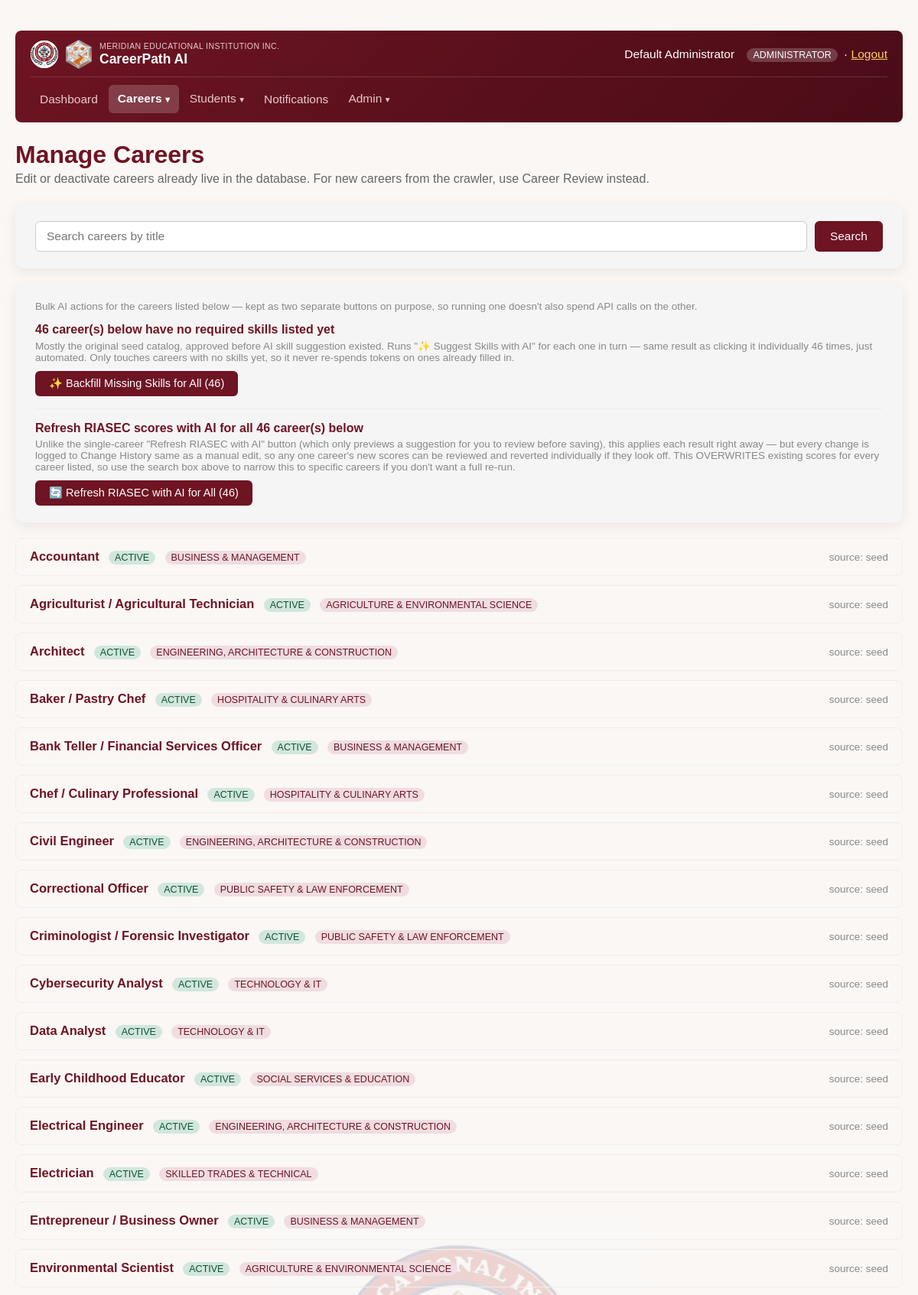
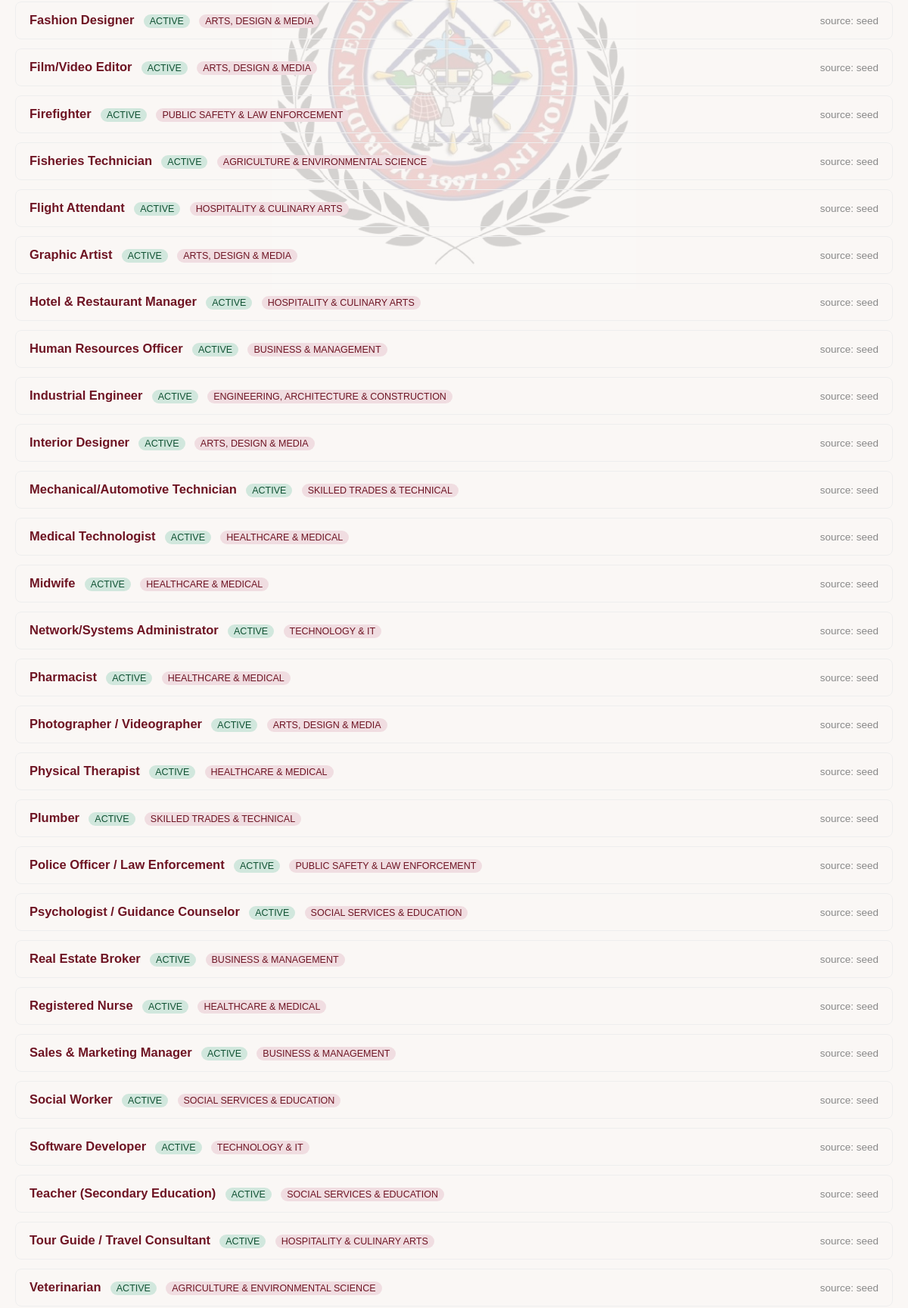
Page /php/careers_manage.php (signed in, upper part) on the committed database (2 pictures, top to bottom).
### tables this page shows
CREATE TABLE careers (
    career_id           INT AUTO_INCREMENT PRIMARY KEY,
    career_title         VARCHAR(150) NOT NULL,
     
     
     
     
     
     
     
    career_category      VARCHAR(100) NULL,
    description          TEXT,
    daily_task           TEXT,
    educational_pathway  VARCHAR(255),
     
     
     
     
     
     
     
    key_subjects         VARCHAR(255) NULL,
    r_score              INT NOT NULL,  
    i_score              INT NOT NULL,  
    a_score              INT NOT NULL,  
    s_score              INT NOT NULL,  
    e_score              INT NOT NULL,  
    c_score              INT NOT NULL,  
    source               VARCHAR(50) DEFAULT 'seed',
     
     
     
     
     
    career_scope         ENUM('local','international') NOT NULL DEFAULT 'local',
     
     
     
    status               ENUM('active','pending','inactive') DEFAULT 'active',
    created_at           TIMESTAMP DEFAULT CURRENT_TIMESTAMP,
     
     
     
    updated_at           TIMESTAMP NOT NULL DEFAULT CURRENT_TIMESTAMP ON UPDATE CURRENT_TIMESTAMP
);

### php/careers_manage.php (the view, shortened to what this page needs)
<?php
require_once __DIR__ . '/change_log_helper.php';
$pdo = get_db();
$refreshedCareerId = null;
$search = trim($_GET['q'] ?? '');
if ($search !== '') {
    $stmt = $pdo->prepare("SELECT * FROM careers WHERE career_title LIKE :like ORDER BY career_title LIMIT 200");
    $stmt->execute(['like' => '%' . $search . '%']);
} else {
    $stmt = $pdo->query("SELECT * FROM careers ORDER BY career_title LIMIT 200");
}
$careers = $stmt->fetchAll();
$skillsByCareer = [];
$missingSkillsCareerIds = [];
foreach ($careers as $c) {
    if (empty($skillsByCareer[$c['career_id']])) {
        $missingSkillsCareerIds[] = (int) $c['career_id'];
    }
}
$allCareerIds = array_map('intval', array_column($careers, 'career_id'));
?>
<!DOCTYPE html>
<html lang="en">
<head>
</head>
<body>
    <img src="assets/img/logo.png" alt="" class="site-watermark">
    <div class="wrap">
        <?php require __DIR__ . '/nav.php'; ?>
        <h1>Manage Careers</h1>
        <p class="subtitle">Edit or deactivate careers already live in the database. For new careers from the crawler, use Career Review instead.</p>
        <div class="panel">
            <form class="search-form" method="GET">
                <input type="text" name="q" value="<?= htmlspecialchars($search) ?>" placeholder="Search careers by title">
                <button type="submit">Search</button>
            </form>
        </div>
        <?php if ($missingSkillsCareerIds || $allCareerIds): ?>
            <div class="panel">
                <p style="margin:0 0 14px;font-size:13.5px;color:#888;">Bulk AI actions for the careers listed below — kept as two separate buttons on purpose, so running one doesn't also spend API calls on the other.</p>
                <?php if ($missingSkillsCareerIds): ?>
                    <div id="bulk-skill-fill-panel" style="padding-bottom:16px;margin-bottom:16px;border-bottom:1px solid #eee;">
                        <div style="display:flex;align-items:center;justify-content:space-between;flex-wrap:wrap;gap:10px;">
                            <div>
                                <strong style="color:#6e1423;"><?= count($missingSkillsCareerIds) ?> career(s) below have no required skills listed yet</strong>
                                <p style="margin:4px 0 0;font-size:13.5px;color:#888;">Mostly the original seed catalog, approved before AI skill suggestion existed. Runs "✨ Suggest Skills with AI" for each one in turn — same result as clicking it individually <?= count($missingSkillsCareerIds) ?> times, just automated. Only touches careers with no skills yet, so it never re-spends tokens on ones already filled in.</p>
                            </div>
                            <button type="button" id="bulk-skill-fill-btn" class="btn btn-primary" style="white-space:nowrap;">✨ Backfill Missing Skills for All (<?= count($missingSkillsCareerIds) ?>)</button>
                        </div>
                    </div>
                <?php endif; ?>
                <?php if ($allCareerIds): ?>
                    <div id="bulk-riasec-refresh-panel">
                        <div style="display:flex;align-items:center;justify-content:space-between;flex-wrap:wrap;gap:10px;">
                            <div>
                                <strong style="color:#6e1423;">Refresh RIASEC scores with AI for all <?= count($allCareerIds) ?> career(s) below</strong>
                                <p style="margin:4px 0 0;font-size:13.5px;color:#888;">Unlike the single-career "Refresh RIASEC with AI" button (which only previews a suggestion for you to review before saving), this applies each result right away — but every change is logged to Change History same as a manual edit, so any one career's new scores can be reviewed and reverted individually if they look off. This OVERWRITES existing scores for every career listed, so use the search box above to narrow this to specific careers if you don't want a full re-run.</p>
                            </div>
                            <button type="button" id="bulk-riasec-refresh-btn" class="btn btn-primary" style="white-space:nowrap;">🔄 Refresh RIASEC with AI for All (<?= count($allCareerIds) ?>)</button>
                        </div>
                    </div>
                <?php endif; ?>
            </div>
        <?php endif; ?>
        <?php foreach ($careers as $c): ?>
            <?php
                $wasRefreshed = $refreshedCareerId === (int) $c['career_id'];
            ?>
            <details class="career-row" data-career-id="<?= (int) $c['career_id'] ?>" data-title="<?= htmlspecialchars($c['career_title']) ?>" <?= $wasRefreshed ? 'open' : '' ?>>
                <summary>
                    <span>
                        <span class="title"><?= htmlspecialchars($c['career_title']) ?></span>
                        <span class="status-tag status-<?= htmlspecialchars($c['status']) ?>"><?= htmlspecialchars($c['status']) ?></span>
                        <?php if ($c['career_category']): ?>
                            <span class="status-tag" style="background:#f0dde1;color:#6e1423;"><?= htmlspecialchars($c['career_category']) ?></span>
                        <?php else: ?>
                            <span class="status-tag" style="background:#fff3cd;color:#856404;">uncategorized</span>
                        <?php endif; ?>
                    </span>
                    <span class="meta">source: <?= htmlspecialchars($c['source'] ?? 'seed') ?></span>
                </summary>
            </details>
        <?php endforeach; ?>
    </div>
</body>
</html>

### php/careers_manage.php (style rules this page uses)
* { box-sizing: border-box; }
body { font-family: Arial, sans-serif; margin: 0; padding: 40px 20px; color: #222; background: #faf7f5; }
.wrap { max-width: 1280px; margin: 0 auto; }
h1 { color: #6e1423; margin-bottom: 4px; }
.subtitle { color: #666; margin-top: 0; margin-bottom: 24px; }
.panel { background: #f5f5f5; border-radius: 12px; box-shadow: 0 4px 16px rgba(74,12,23,0.08); padding: 22px 26px; margin-bottom: 20px; }
.search-form { display: flex; gap: 10px; }
.search-form input[type=text] { flex: 1; padding: 10px 14px; border: 1px solid #ccc; border-radius: 6px; font-size: 15.5px; }
.search-form button { padding: 10px 20px; background: #6e1423; color: #fff; border: none; border-radius: 6px; font-size: 15.5px; cursor: pointer; transition: transform 0.12s ease, box-shadow 0.12s ease, background-color 0.15s ease; }
.career-row { border: 1px solid #eee; border-radius: 8px; padding: 14px 18px; margin-bottom: 12px; }
.career-row summary { cursor: pointer; list-style: none; display: flex; justify-content: space-between; align-items: center; font-size: 15.5px; }
.career-row summary .title { font-weight: bold; color: #6e1423; font-size: 16.5px; }
.career-row summary .meta { color: #888; font-size: 13.5px; }
.status-tag { display: inline-block; padding: 2px 8px; border-radius: 10px; font-size: 12.5px; text-transform: uppercase; margin-left: 8px; }
.status-active { background: #d1e7dd; color: #0f5132; }
input[type=text], textarea { width: 100%; padding: 6px 8px; border: 1px solid #ccc; border-radius: 4px; font-family: inherit; box-sizing: border-box; }
button.btn { padding: 8px 18px; border: none; border-radius: 6px; font-size: 14.5px; cursor: pointer; margin-right: 8px; }
.btn-primary { background: #6e1423; color: #fff; }
.site-watermark { position: fixed; top: 50%; left: 50%; transform: translate(-50%, -50%); width: 480px; max-width: 60vw; opacity: 0.15; z-index: -1; pointer-events: none; user-select: none; }

### rows in the picture
careers: career_title "Accountant", status "ACTIVE", career_category "BUSINESS & MANAGEMENT", source "seed"
careers: career_title "Agriculturist / Agricultural Technician", status "ACTIVE", career_category "AGRICULTURE & ENVIRONMENTAL SCIENCE", source "seed"
careers: career_title "Architect", status "ACTIVE", career_category "ENGINEERING, ARCHITECTURE & CONSTRUCTION", source "seed"
careers: career_title "Baker / Pastry Chef", status "ACTIVE", career_category "HOSPITALITY & CULINARY ARTS", source "seed"
careers: career_title "Bank Teller / Financial Services Officer", status "ACTIVE", career_category "BUSINESS & MANAGEMENT", source "seed"
careers: career_title "Chef / Culinary Professional", status "ACTIVE", career_category "HOSPITALITY & CULINARY ARTS", source "seed"
careers: career_title "Civil Engineer", status "ACTIVE", career_category "ENGINEERING, ARCHITECTURE & CONSTRUCTION", source "seed"
careers: career_title "Correctional Officer", status "ACTIVE", career_category "PUBLIC SAFETY & LAW ENFORCEMENT", source "seed"
careers: career_title "Criminologist / Forensic Investigator", status "ACTIVE", career_category "PUBLIC SAFETY & LAW ENFORCEMENT", source "seed"
careers: career_title "Cybersecurity Analyst", status "ACTIVE", career_category "TECHNOLOGY & IT", source "seed"
careers: career_title "Data Analyst", status "ACTIVE", career_category "TECHNOLOGY & IT", source "seed"
careers: career_title "Early Childhood Educator", status "ACTIVE", career_category "SOCIAL SERVICES & EDUCATION", source "seed"
careers: career_title "Electrical Engineer", status "ACTIVE", career_category "ENGINEERING, ARCHITECTURE & CONSTRUCTION", source "seed"
careers: career_title "Electrician", status "ACTIVE", career_category "SKILLED TRADES & TECHNICAL", source "seed"
careers: career_title "Entrepreneur / Business Owner", status "ACTIVE", career_category "BUSINESS & MANAGEMENT", source "seed"
careers: career_title "Environmental Scientist", status "ACTIVE", career_category "AGRICULTURE & ENVIRONMENTAL SCIENCE", source "seed"
careers: career_title "Fashion Designer", status "ACTIVE", career_category "ARTS, DESIGN & MEDIA", source "seed"
careers: career_title "Film/Video Editor", status "ACTIVE", career_category "ARTS, DESIGN & MEDIA", source "seed"
careers: career_title "Firefighter", status "ACTIVE", career_category "PUBLIC SAFETY & LAW ENFORCEMENT", source "seed"
careers: career_title "Fisheries Technician", status "ACTIVE", career_category "AGRICULTURE & ENVIRONMENTAL SCIENCE", source "seed"
careers: career_title "Flight Attendant", status "ACTIVE", career_category "HOSPITALITY & CULINARY ARTS", source "seed"
careers: career_title "Graphic Artist", status "ACTIVE", career_category "ARTS, DESIGN & MEDIA", source "seed"
careers: career_title "Hotel & Restaurant Manager", status "ACTIVE", career_category "HOSPITALITY & CULINARY ARTS", source "seed"
careers: career_title "Human Resources Officer", status "ACTIVE", career_category "BUSINESS & MANAGEMENT", source "seed"
careers: career_title "Industrial Engineer", status "ACTIVE", career_category "ENGINEERING, ARCHITECTURE & CONSTRUCTION", source "seed"
careers: career_title "Interior Designer", status "ACTIVE", career_category "ARTS, DESIGN & MEDIA", source "seed"
careers: career_title "Mechanical/Automotive Technician", status "ACTIVE", career_category "SKILLED TRADES & TECHNICAL", source "seed"
careers: career_title "Medical Technologist", status "ACTIVE", career_category "HEALTHCARE & MEDICAL", source "seed"
careers: career_title "Midwife", status "ACTIVE", career_category "HEALTHCARE & MEDICAL", source "seed"
careers: career_title "Network/Systems Administrator", status "ACTIVE", career_category "TECHNOLOGY & IT", source "seed"
careers: career_title "Pharmacist", status "ACTIVE", career_category "HEALTHCARE & MEDICAL", source "seed"
careers: career_title "Photographer / Videographer", status "ACTIVE", career_category "ARTS, DESIGN & MEDIA", source "seed"
careers: career_title "Physical Therapist", status "ACTIVE", career_category "HEALTHCARE & MEDICAL", source "seed"
careers: career_title "Plumber", status "ACTIVE", career_category "SKILLED TRADES & TECHNICAL", source "seed"
careers: career_title "Police Officer / Law Enforcement", status "ACTIVE", career_category "PUBLIC SAFETY & LAW ENFORCEMENT", source "seed"
careers: career_title "Psychologist / Guidance Counselor", status "ACTIVE", career_category "SOCIAL SERVICES & EDUCATION", source "seed"
careers: career_title "Real Estate Broker", status "ACTIVE", career_category "BUSINESS & MANAGEMENT", source "seed"
careers: career_title "Registered Nurse", status "ACTIVE", career_category "HEALTHCARE & MEDICAL", source "seed"

### other values in the picture
$currentUser['name'] "Default Administrator"
$currentUser['role'] "ADMINISTRATOR"
count($missingSkillsCareerIds) "46"
count($allCareerIds) "46"
